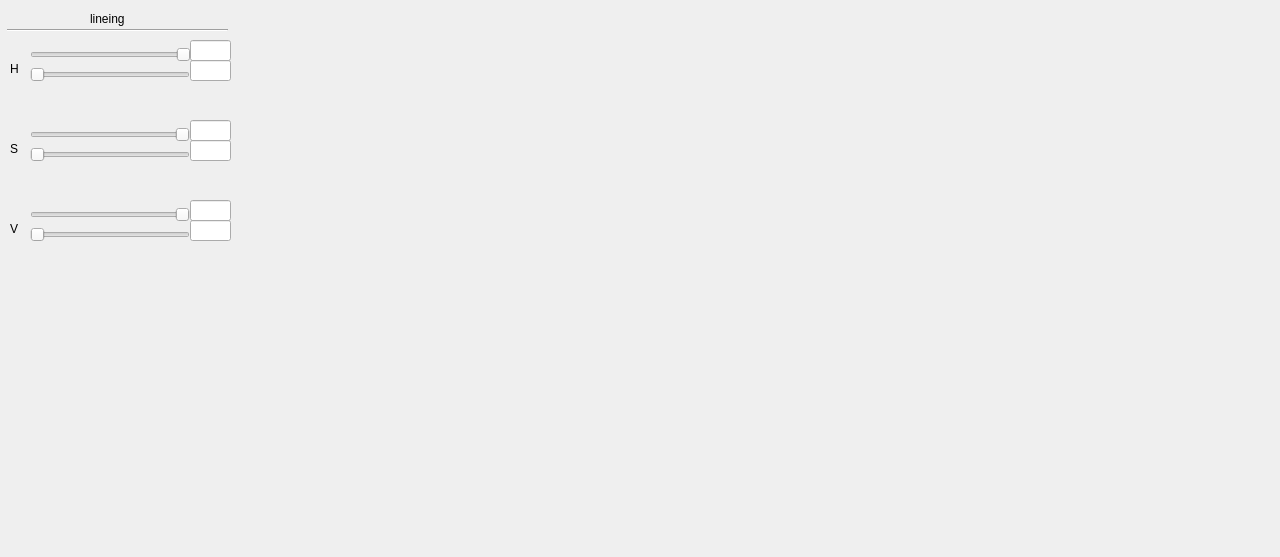
   <widget class="QWidget" name="SET">
    <property name="geometry">
     <rect>
      <x>0</x>
      <y>0</y>
      <width>1280</width>
      <height>557</height>
     </rect>
    </property>
    <attribute name="label">
     <string>SET</string>
    </attribute>
    <widget class="QWidget" name="lineing" native="true">
     <property name="geometry">
      <rect>
       <x>0</x>
       <y>0</y>
       <width>238</width>
       <height>259</height>
      </rect>
     </property>
     <widget class="QLabel" name="lineingLable">
      <property name="geometry">
       <rect>
        <x>90</x>
        <y>10</y>
        <width>51</width>
        <height>17</height>
       </rect>
      </property>
      <property name="text">
       <string>lineing</string>
      </property>
     </widget>
     <widget class="Line" name="lineLine">
      <property name="geometry">
       <rect>
        <x>7</x>
        <y>20</y>
        <width>221</width>
        <height>20</height>
       </rect>
      </property>
      <property name="orientation">
       <enum>Qt::Horizontal</enum>
      </property>
     </widget>
     <widget class="QSlider" name="HMax">
      <property name="geometry">
       <rect>
        <x>30</x>
        <y>40</y>
        <width>161</width>
        <height>29</height>
       </rect>
      </property>
      <property name="layoutDirection">
       <enum>Qt::RightToLeft</enum>
      </property>
      <property name="minimum">
       <number>0</number>
      </property>
      <property name="maximum">
       <number>179</number>
      </property>
      <property name="value">
       <number>0</number>
      </property>
      <property name="sliderPosition">
       <number>0</number>
      </property>
      <property name="tracking">
       <bool>false</bool>
      </property>
      <property name="orientation">
       <enum>Qt::Horizontal</enum>
      </property>
      <property name="invertedControls">
       <bool>false</bool>
      </property>
      <property name="tickPosition">
       <enum>QSlider::NoTicks</enum>
      </property>
     </widget>
     <widget class="QSlider" name="HMin">
      <property name="geometry">
       <rect>
        <x>30</x>
        <y>60</y>
        <width>160</width>
        <height>29</height>
       </rect>
      </property>
      <property name="maximum">
       <number>179</number>
      </property>
      <property name="sliderPosition">
       <number>0</number>
      </property>
      <property name="orientation">
       <enum>Qt::Horizontal</enum>
      </property>
      <property name="invertedAppearance">
       <bool>false</bool>
      </property>
      <property name="invertedControls">
       <bool>false</bool>
      </property>
      <property name="tickPosition">
       <enum>QSlider::NoTicks</enum>
      </property>
     </widget>
     <widget class="QLabel" name="H">
      <property name="geometry">
       <rect>
        <x>10</x>
        <y>60</y>
        <width>16</width>
        <height>17</height>
       </rect>
      </property>
      <property name="text">
       <string>H</string>
      </property>
     </widget>
     <widget class="QSlider" name="SMin">
      <property name="geometry">
       <rect>
        <x>30</x>
        <y>140</y>
        <width>160</width>
        <height>29</height>
       </rect>
      </property>
      <property name="maximum">
       <number>255</number>
      </property>
      <property name="orientation">
       <enum>Qt::Horizontal</enum>
      </property>
      <property name="tickPosition">
       <enum>QSlider::NoTicks</enum>
      </property>
     </widget>
     <widget class="QLabel" name="S">
      <property name="geometry">
       <rect>
        <x>10</x>
        <y>140</y>
        <width>16</width>
        <height>17</height>
       </rect>
      </property>
      <property name="text">
       <string>S</string>
      </property>
     </widget>
     <widget class="QSlider" name="SMax">
      <property name="geometry">
       <rect>
        <x>30</x>
        <y>120</y>
        <width>160</width>
        <height>29</height>
       </rect>
      </property>
      <property name="layoutDirection">
       <enum>Qt::RightToLeft</enum>
      </property>
      <property name="maximum">
       <number>255</number>
      </property>
      <property name="orientation">
       <enum>Qt::Horizontal</enum>
      </property>
      <property name="tickPosition">
       <enum>QSlider::NoTicks</enum>
      </property>
     </widget>
     <widget class="QSlider" name="VMin">
      <property name="geometry">
       <rect>
        <x>30</x>
        <y>220</y>
        <width>160</width>
        <height>29</height>
       </rect>
      </property>
      <property name="maximum">
       <number>255</number>
      </property>
      <property name="orientation">
       <enum>Qt::Horizontal</enum>
      </property>
      <property name="invertedAppearance">
       <bool>false</bool>
      </property>
      <property name="invertedControls">
       <bool>false</bool>
      </property>
      <property name="tickPosition">
       <enum>QSlider::NoTicks</enum>
      </property>
      <property name="tickInterval">
       <number>10</number>
      </property>
     </widget>
     <widget class="QLabel" name="V">
      <property name="geometry">
       <rect>
        <x>10</x>
        <y>220</y>
        <width>16</width>
        <height>17</height>
       </rect>
      </property>
      <property name="text">
       <string>V</string>
      </property>
     </widget>
     <widget class="QSlider" name="VMax">
      <property name="geometry">
       <rect>
        <x>30</x>
        <y>200</y>
        <width>160</width>
        <height>29</height>
       </rect>
      </property>
      <property name="layoutDirection">
       <enum>Qt::RightToLeft</enum>
      </property>
      <property name="maximum">
       <number>255</number>
      </property>
      <property name="orientation">
       <enum>Qt::Horizontal</enum>
      </property>
      <property name="tickPosition">
       <enum>QSlider::NoTicks</enum>
      </property>
     </widget>
     <widget class="QLineEdit" name="HMaxEdit">
      <property name="geometry">
       <rect>
        <x>190</x>
        <y>40</y>
        <width>41</width>
        <height>21</height>
       </rect>
      </property>
      <property name="text">
       <string/>
      </property>
     </widget>
     <widget class="QLineEdit" name="HMinEdit">
      <property name="geometry">
       <rect>
        <x>190</x>
        <y>60</y>
        <width>41</width>
        <height>21</height>
       </rect>
      </property>
      <property name="text">
       <string/>
      </property>
     </widget>
     <widget class="QLineEdit" name="VMinEdit">
      <property name="geometry">
       <rect>
        <x>190</x>
        <y>220</y>
        <width>41</width>
        <height>21</height>
       </rect>
      </property>
      <property name="text">
       <string/>
      </property>
     </widget>
     <widget class="QLineEdit" name="SMinEdit">
      <property name="geometry">
       <rect>
        <x>190</x>
        <y>140</y>
        <width>41</width>
        <height>21</height>
       </rect>
      </property>
      <property name="text">
       <string/>
      </property>
     </widget>
     <widget class="QLineEdit" name="VMaxEdit">
      <property name="geometry">
       <rect>
        <x>190</x>
        <y>200</y>
        <width>41</width>
        <height>21</height>
       </rect>
      </property>
      <property name="text">
       <string/>
      </property>
     </widget>
     <widget class="QLineEdit" name="SMaxEdit">
      <property name="geometry">
       <rect>
        <x>190</x>
        <y>120</y>
        <width>41</width>
        <height>21</height>
       </rect>
      </property>
      <property name="text">
       <string/>
      </property>
     </widget>
    </widget>
   </widget>
